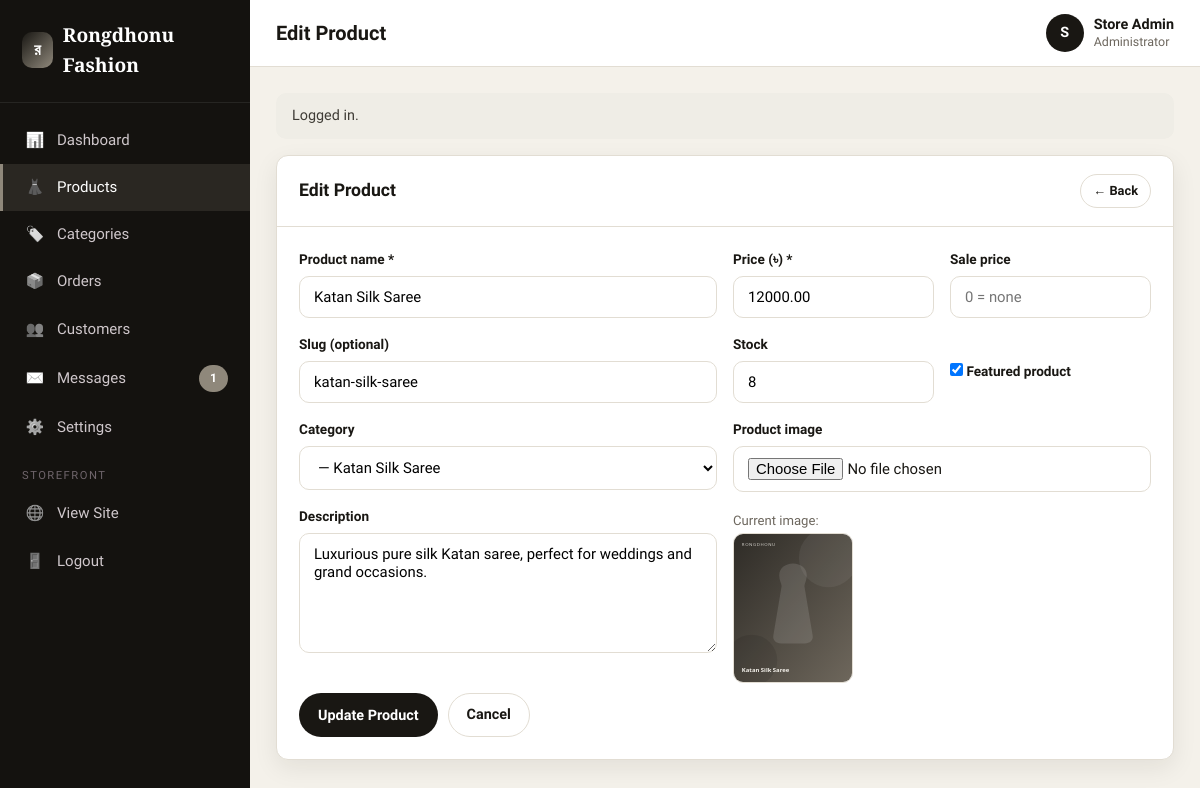
Screenshot of /admin/product-edit.php?id=2 (signed in) with the database file from the repository.
### tables this page shows
CREATE TABLE products (
  id INT AUTO_INCREMENT PRIMARY KEY,
  category_id INT DEFAULT NULL,
  name VARCHAR(180) NOT NULL,
  slug VARCHAR(200) NOT NULL UNIQUE,
  description TEXT,
  price DECIMAL(10,2) NOT NULL DEFAULT 0,
  sale_price DECIMAL(10,2) DEFAULT NULL,
  stock INT NOT NULL DEFAULT 0,
  image VARCHAR(255) DEFAULT NULL,
  featured TINYINT(1) NOT NULL DEFAULT 0,
  created_at TIMESTAMP DEFAULT CURRENT_TIMESTAMP,
  CONSTRAINT fk_products_category FOREIGN KEY (category_id)
    REFERENCES categories (id) ON DELETE SET NULL
);

### config/db.php (called while the page is built, shortened)
<?php
function db(): PDO
{
    static $pdo = null;
    if ($pdo instanceof PDO) {
        return $pdo;
    }
    $dsn = sprintf('mysql:host=%s;dbname=%s;charset=%s', DB_HOST, DB_NAME, DB_CHARSET);
    $options = [
        PDO::ATTR_ERRMODE            => PDO::ERRMODE_EXCEPTION,
        PDO::ATTR_DEFAULT_FETCH_MODE => PDO::FETCH_ASSOC,
        PDO::ATTR_EMULATE_PREPARES   => false,
    ];
    try {
        $pdo = new PDO($dsn, DB_USER, DB_PASS, $options);
    } catch (PDOException $e) {
        http_response_code(500);
        exit('Database connection failed: ' . htmlspecialchars($e->getMessage())
            . ' — Make sure MySQL is running and you imported database/schema.sql.');
    }
    return $pdo;
}

### admin/product-edit.php (the view, shortened to what this page needs)
<?php
$activeKey = 'products';
require_once __DIR__ . '/../config/db.php';
require_admin();
$id = (int)($_GET['id'] ?? 0);
$isEdit = $id > 0;
$product = $isEdit ? get_product($id) : null;
$adminTitle = $isEdit ? 'Edit Product' : 'Add Product';
$old = [
    'category_id' => $product['category_id'] ?? '',
    'name'        => $product['name'] ?? '',
    'slug'        => $product['slug'] ?? '',
    'description' => $product['description'] ?? '',
    'price'       => $product['price'] ?? '',
    'sale_price'  => $product['sale_price'] ?? '',
    'stock'       => $product['stock'] ?? 0,
    'featured'    => $product['featured'] ?? 0,
    'image'       => $product['image'] ?? null,
];
require_once __DIR__ . '/includes/header.php';
$categories = get_category_tree();
?>
<div class="panel">
  <div class="panel-head"><h2><?= $isEdit ? 'Edit Product' : 'Add New Product' ?></h2><a class="btn btn-ghost btn-sm" href="<?= BASE_URL ?>/admin/products.php">← Back</a></div>
  <div class="panel-body">
    <form method="post" enctype="multipart/form-data">
      <div class="form-grid">
        <div>
          <div class="field"><label>Product name *</label><input name="name" value="<?= e($old['name']) ?>" required></div>
          <div class="field"><label>Slug (optional)</label><input name="slug" value="<?= e($old['slug']) ?>" placeholder="auto-generated-from-name"></div>
          <div class="field"><label>Category</label>
            <select name="category_id">
              <?php foreach ($categories as $parentCat): ?>
                <?php foreach ($parentCat['children'] as $childCat): ?>
                  <option value="<?= (int)$childCat['id'] ?>" <?= (string)$old['category_id']===(string)$childCat['id']?'selected':'' ?>>— <?= e($childCat['name']) ?></option>
                <?php endforeach; ?>
              <?php endforeach; ?>
            </select>
          </div>
          <div class="field"><label>Description</label><textarea name="description"><?= e($old['description']) ?></textarea></div>
        </div>
        <div>
          <div class="form-grid">
            <div class="field"><label>Price (<?= CURRENCY ?>) *</label><input type="number" step="0.01" min="0" name="price" value="<?= e((string)$old['price']) ?>" required></div>
            <div class="field"><label>Sale price</label><input type="number" step="0.01" min="0" name="sale_price" value="<?= e((string)$old['sale_price']) ?>" placeholder="0 = none"></div>
          </div>
          <div class="form-grid">
            <div class="field"><label>Stock</label><input type="number" min="0" name="stock" value="<?= e((string)$old['stock']) ?>"></div>
            <div class="field"><label>&nbsp;</label><label class="check"><input type="checkbox" name="featured" value="1" <?= (int)$old['featured']?'checked':'' ?>> Featured product</label></div>
          </div>
          <div class="field"><label>Product image</label><input type="file" name="image" accept="image/*"></div>
          <?php if ($old['image']): ?>
            <div><span class="muted" style="font-size:.82rem">Current image:</span><br><img class="img-preview" src="<?= e(product_image_url($old['image'])) ?>" alt="current"></div>
          <?php endif; ?>
        </div>
      </div>
      <div style="display:flex;gap:10px;margin-top:10px">
        <button class="btn btn-primary" type="submit"><?= $isEdit?'Update Product':'Add Product' ?></button>
        <a class="btn btn-ghost" href="<?= BASE_URL ?>/admin/products.php">Cancel</a>
      </div>
    </form>
  </div>
</div>
<?php require_once __DIR__ . '/includes/footer.php'; ?>

### admin/includes/header.php (shortened to what this page needs)
<?php
require_once __DIR__ . '/../../config/db.php';
$admin = current_admin();
$activeKey = $activeKey ?? '';
$adminTitle = $adminTitle ?? 'Dashboard';
$navItems = [
    ['key'=>'dashboard','label'=>'Dashboard','icon'=>'📊','url'=>'index.php'],
    ['key'=>'products','label'=>'Products','icon'=>'👗','url'=>'products.php'],
    ['key'=>'categories','label'=>'Categories','icon'=>'🏷️','url'=>'categories.php'],
    ['key'=>'orders','label'=>'Orders','icon'=>'📦','url'=>'orders.php'],
    ['key'=>'customers','label'=>'Customers','icon'=>'👥','url'=>'customers.php'],
    ['key'=>'messages','label'=>'Messages','icon'=>'✉️','url'=>'messages.php'],
    ['key'=>'settings','label'=>'Settings','icon'=>'⚙️','url'=>'settings.php'],
];
$unread = (int)db()->query('SELECT COUNT(*) FROM contact_messages WHERE is_read=0')->fetchColumn();
?>
<!DOCTYPE html>
<html lang="en">
<head>
<link rel="stylesheet" href="<?= BASE_URL ?>/assets/css/admin.css">
</head>
<body>
<div class="admin-layout">
  <aside class="sidebar" id="sidebar">
    <div class="brand"><span class="logo">র</span> <?= e(SITE_NAME) ?></div>
    <nav class="side-nav">
      <?php foreach ($navItems as $n): ?>
        <a href="<?= BASE_URL ?>/admin/<?= $n['url'] ?>" class="<?= $activeKey===$n['key']?'active':'' ?>">
          <span class="ico"><?= $n['icon'] ?></span> <?= $n['label'] ?>
          <?php if ($n['key']==='messages' && $unread>0): ?><span class="pill pill-cancelled" style="margin-left:auto"><?= $unread ?></span><?php endif; ?>
        </a>
      <?php endforeach; ?>
      <div class="side-label">Storefront</div>
      <a href="<?= BASE_URL ?>/index.php" target="_blank"><span class="ico">🌐</span> View Site</a>
      <a href="<?= BASE_URL ?>/admin/logout.php"><span class="ico">🚪</span> Logout</a>
    </nav>
  </aside>
  <div class="main">
    <div class="topnav">
      <div style="display:flex;align-items:center;gap:14px">
        <h1><?= e($adminTitle) ?></h1>
      </div>
      <div class="user">
        <div class="avatar"><?= e(strtoupper(substr($admin['name'],0,1))) ?></div>
        <div style="line-height:1.2"><strong><?= e($admin['name']) ?></strong><br><span class="muted" style="font-size:.78rem">Administrator</span></div>
      </div>
    </div>
    <div class="content">
    <?php $flash = flash_render(); if ($flash) echo $flash; ?>

### assets/css/admin.css (style rules this page uses)
:root { --crimson:#191713;--crimson-dark:#000000;--gold:#8f887b;--ink:#191713; --muted:#6d675e;--line:#e2ddd3;--soft:#f4f1ea;--sidebar:#14120f;--radius:12px; --shadow:0 8px 24px rgba(25,23,19,.08); }
* { box-sizing:border-box;margin:0;padding:0 }
body { font-family:'Hind Siliguri','Segoe UI',system-ui,Arial,sans-serif;background:var(--soft);color:var(--ink);line-height:1.55 }
a { text-decoration:none;color:inherit }
img { max-width:100%;display:block }
h1,h2,h3,h4 { line-height:1.25 }
.btn { display:inline-flex;align-items:center;gap:7px;padding:10px 18px;border-radius:999px;border:1px solid transparent;font-weight:600;font-size:.9rem;cursor:pointer;font-family:inherit;transition:.15s }
.btn-primary { background:var(--crimson);color:#fff }
.btn-ghost { background:#fff;border-color:var(--line);color:var(--ink) }
.btn-sm { padding:6px 12px;font-size:.8rem }
.admin-layout { display:grid;grid-template-columns:250px 1fr;min-height:100vh }
.sidebar { background:var(--sidebar);color:#cfc7cb;padding:20px 0;position:sticky;top:0;height:100vh;overflow-y:auto }
.sidebar .brand { display:flex;align-items:center;gap:10px;padding:0 22px 22px;color:#fff;font-family:'Playfair Display',Georgia,serif;font-size:1.2rem;font-weight:700;border-bottom:1px solid rgba(255,255,255,.08);margin-bottom:14px }
.sidebar .brand .logo { width:36px;height:36px;border-radius:10px;background:linear-gradient(135deg,var(--crimson),var(--gold));display:grid;place-items:center;font-family:'Segoe UI',sans-serif;font-size:1rem }
.side-nav a { display:flex;align-items:center;gap:12px;padding:12px 22px;font-size:.94rem;font-weight:500;border-left:3px solid transparent;transition:.15s }
.side-nav a.active { background:rgba(143,136,123,.18);color:#fff;border-left-color:var(--gold) }
.side-nav .ico { width:20px;text-align:center;filter:grayscale(1) }
.side-label { padding:16px 22px 6px;font-size:.7rem;text-transform:uppercase;letter-spacing:1.5px;color:#6f656b }
.main { display:flex;flex-direction:column;min-width:0 }
.topnav { background:#fff;border-bottom:1px solid var(--line);padding:14px 26px;display:flex;align-items:center;justify-content:space-between;gap:16px;position:sticky;top:0;z-index:20 }
.topnav h1 { font-size:1.25rem;font-family:'Hind Siliguri',sans-serif }
.topnav .user { display:flex;align-items:center;gap:10px;font-size:.9rem }
.avatar { width:38px;height:38px;border-radius:50%;background:var(--crimson);color:#fff;display:grid;place-items:center;font-weight:700 }
.content { padding:26px }
.panel { background:#fff;border:1px solid var(--line);border-radius:var(--radius);box-shadow:var(--shadow);overflow:hidden;margin-bottom:24px }
.panel-head { padding:18px 22px;border-bottom:1px solid var(--line);display:flex;align-items:center;justify-content:space-between;gap:14px;flex-wrap:wrap }
.panel-head h2 { font-size:1.1rem;font-family:'Hind Siliguri',sans-serif }
.panel-body { padding:22px }
.field { margin-bottom:16px }
.field label { display:block;font-weight:600;font-size:.85rem;margin-bottom:6px }
.field input,.field select,.field textarea { width:100%;padding:11px 14px;border:1px solid var(--line);border-radius:10px;font-family:inherit;font-size:.93rem;background:#fff;outline:none;transition:.15s }
.field textarea { min-height:120px;resize:vertical }
.form-grid { display:grid;grid-template-columns:1fr 1fr;gap:16px }
.check { display:flex;align-items:center;gap:8px }
.check input { width:auto }
.pill { display:inline-block;padding:4px 11px;border-radius:999px;font-size:.75rem;font-weight:700;text-transform:capitalize }
.pill-cancelled { background:#8f887b;color:#fff }
.muted { color:var(--muted) }
.img-preview { width:120px;height:150px;object-fit:cover;border-radius:10px;border:1px solid var(--line) }
html,body { overflow-x:hidden }

### rows the page displays
products: name "Katan Silk Saree", slug "katan-silk-saree", category_id "— Katan Silk Saree", description "Luxurious pure silk Katan saree, perfect for weddings and grand occasions.", price "12000.00", stock "8", featured "☑", image (picture)

### other values shown
SITE_NAME "Rongdhonu Fashion"
$n['icon'] "📊"
$n['label'] "Dashboard"
$n['icon'] "👗"
$n['label'] "Products"
$n['icon'] "🏷️"
$n['label'] "Categories"
$n['icon'] "📦"
$n['label'] "Orders"
$n['icon'] "👥"
$n['label'] "Customers"
$n['icon'] "✉️"
$n['label'] "Messages"
$unread "1"
$n['icon'] "⚙️"
